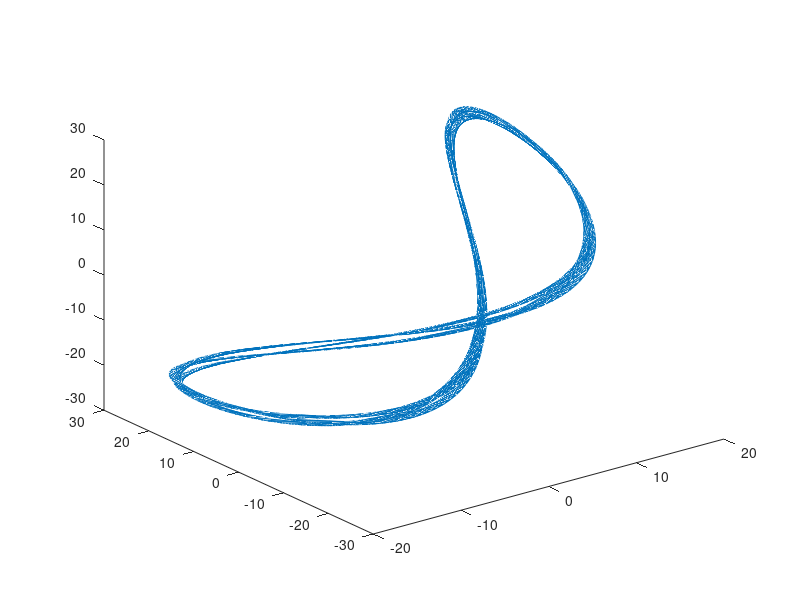

This chart was generated by the following MATLAB code:
    % This code is to reproduce figure 1 in Pragya and Shukla. It uses
% equations (76) and (77) from my notes on curl forces.
t=linspace(0,2000,5000);
nt=length(t);
A=2
G=4;
x0=11;
y0=12;
z0=13;
vx0=12.3;    
vy0=32;
vz0=12.12;
M=30;
N=80;
L=40;
m2=-M^2*(A+G)/(M^2+N^2);
m3=-N^2*(A+G)/(M^2+N^2);
d=N^2*m2/L^2;
D=-d;
gam=sqrt((A+G)/(M^2+N^2));
sd=sqrt(D);
for it=1:nt
    f1=(A*M^2-G*N^2)*cos(gam*M*t(it))+(G*M^2-A*N^2)*cos(gam*N*t(it));
    f2=(A+G)*(M^2-N^2);
    f3=cos(gam*N*t(it))-cos(gam*M*t(it));
    f4=gam^2*(M^2-N^2);
    f5=(A*M^2-G*N^2)*N*sin(gam*M*t(it))+(G*M^2-A*N^2)*M*sin(gam*N*t(it));
    f6=gam*(A+G)*M*N*(M^2-N^2);
    f7=M*sin(gam*N*t(it))-N*sin(gam*M*t(it));
    f8=gam^3*M*N*(M^2-N^2);
    g1=(G*M^2-A*N^2)*(A*M^2-G*N^2)*(cos(gam*N*t(it))-cos(gam*M*t(it)));
    g2=(A+G)*(M^4-N^4);
    g3=(A*M^2-G*N^2)*cos(gam*N*t(it))+(G*M^2-A*N^2)*cos(gam*M*t(it));
    g4=f2;
    g5=(G*M^2-A*N^2)*(A*M^2-G*N^2)*(M*sin(gam*N*t(it))-N*sin(gam*M*t(it)));
    g6=gam*(A+G)*M*N*(M^4-N^4);
    g7=(A*M^2-G*N^2)*M*sin(gam*N*t(it))+(G*M^2-A*N^2)*N*sin(gam*M*t(it));
    g8=gam*(A+G)*M*N*(M^2-N^2);
    x(it)=x0*f1/f2+z0*f3/f4+vx0*f5/f6+vz0*f7/f8;
    y(it)=y0*cos(sd*t(it))+vy0*sin(sd*t(it))/sd;
    z(it)=x0*g1/g2+z0*g3/g4+vx0*g5/g6+vz0*g7/g8;
end
plot3(x,y,z)
    
    
